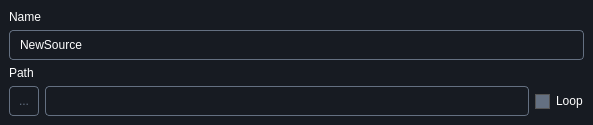
<?xml version="1.0" encoding="UTF-8"?>
<ui version="4.0">
 <class>PathPickerWidgetClass</class>
 <widget class="QWidget" name="PathPickerWidgetClass">
  <property name="geometry">
   <rect>
    <x>0</x>
    <y>0</y>
    <width>593</width>
    <height>125</height>
   </rect>
  </property>
  <property name="windowTitle">
   <string>PathPickerWidget</string>
  </property>
  <property name="styleSheet">
   <string notr="true">#mainPathPickerWidget {
  background: #171B22;
}

QLabel {
  color: white;
}

QLineEdit {
  background: #171B22;
  color: white;
  border: 1px solid #647081;
  border-radius: 4px;
  padding-left: 8px;
}

QLineEdit:focus {
    border: 1px solid #19BDDE;
}

#pathPickerButton {
  border: 1px solid #647081;
  color: #647081;
  border-radius: 4px;
  background: transparent;
}

#loopCheckBox {
  color: white;
}

#loopCheckBox::indicator {
    width: 13px;
    height: 13px;
}

#loopCheckBox::indicator:checked {
    background-color: #647081;
    border: 1px solid #555;
}

#loopCheckBox::indicator:unchecked {
    background-color: white;
    border: 1px solid #555;
}
</string>
  </property>
  <layout class="QVBoxLayout" name="verticalLayout_2">
   <property name="spacing">
    <number>0</number>
   </property>
   <property name="leftMargin">
    <number>0</number>
   </property>
   <property name="topMargin">
    <number>0</number>
   </property>
   <property name="rightMargin">
    <number>0</number>
   </property>
   <property name="bottomMargin">
    <number>0</number>
   </property>
   <item>
    <widget class="QWidget" name="mainPathPickerWidget" native="true">
     <layout class="QVBoxLayout" name="verticalLayout">
      <property name="spacing">
       <number>5</number>
      </property>
      <property name="leftMargin">
       <number>9</number>
      </property>
      <property name="topMargin">
       <number>9</number>
      </property>
      <property name="rightMargin">
       <number>9</number>
      </property>
      <property name="bottomMargin">
       <number>9</number>
      </property>
      <item>
       <widget class="QLabel" name="label">
        <property name="text">
         <string>Name</string>
        </property>
       </widget>
      </item>
      <item>
       <widget class="QLineEdit" name="nameLineEdit">
        <property name="minimumSize">
         <size>
          <width>0</width>
          <height>30</height>
         </size>
        </property>
        <property name="maximumSize">
         <size>
          <width>16777215</width>
          <height>30</height>
         </size>
        </property>
        <property name="text">
         <string>NewSource</string>
        </property>
        <property name="placeholderText">
         <string>New Source</string>
        </property>
       </widget>
      </item>
      <item>
       <widget class="QLabel" name="label_2">
        <property name="text">
         <string>Path</string>
        </property>
       </widget>
      </item>
      <item>
       <widget class="QWidget" name="horizontalWidget" native="true">
        <layout class="QHBoxLayout" name="horizontalLayout">
         <property name="spacing">
          <number>6</number>
         </property>
         <property name="leftMargin">
          <number>0</number>
         </property>
         <property name="topMargin">
          <number>0</number>
         </property>
         <property name="rightMargin">
          <number>0</number>
         </property>
         <property name="bottomMargin">
          <number>0</number>
         </property>
         <item>
          <widget class="QPushButton" name="pathPickerButton">
           <property name="minimumSize">
            <size>
             <width>30</width>
             <height>30</height>
            </size>
           </property>
           <property name="maximumSize">
            <size>
             <width>30</width>
             <height>30</height>
            </size>
           </property>
           <property name="cursor">
            <cursorShape>PointingHandCursor</cursorShape>
           </property>
           <property name="text">
            <string>...</string>
           </property>
           <property name="flat">
            <bool>true</bool>
           </property>
          </widget>
         </item>
         <item>
          <widget class="QLineEdit" name="pathLineEdit">
           <property name="minimumSize">
            <size>
             <width>0</width>
             <height>30</height>
            </size>
           </property>
           <property name="maximumSize">
            <size>
             <width>16777215</width>
             <height>30</height>
            </size>
           </property>
           <property name="text">
            <string/>
           </property>
           <property name="readOnly">
            <bool>true</bool>
           </property>
          </widget>
         </item>
         <item>
          <widget class="QCheckBox" name="loopCheckBox">
           <property name="minimumSize">
            <size>
             <width>0</width>
             <height>30</height>
            </size>
           </property>
           <property name="maximumSize">
            <size>
             <width>16777215</width>
             <height>30</height>
            </size>
           </property>
           <property name="cursor">
            <cursorShape>PointingHandCursor</cursorShape>
           </property>
           <property name="text">
            <string>Loop</string>
           </property>
           <property name="checked">
            <bool>true</bool>
           </property>
          </widget>
         </item>
        </layout>
       </widget>
      </item>
     </layout>
    </widget>
   </item>
  </layout>
 </widget>
 <layoutdefault spacing="6" margin="11"/>
 <resources/>
 <connections>
  <connection>
   <sender>pathPickerButton</sender>
   <signal>clicked()</signal>
   <receiver>PathPickerWidgetClass</receiver>
   <slot>onPickPath()</slot>
   <hints>
    <hint type="sourcelabel">
     <x>23</x>
     <y>100</y>
    </hint>
    <hint type="destinationlabel">
     <x>296</x>
     <y>62</y>
    </hint>
   </hints>
  </connection>
 </connections>
 <slots>
  <slot>onPickPath()</slot>
 </slots>
</ui>
